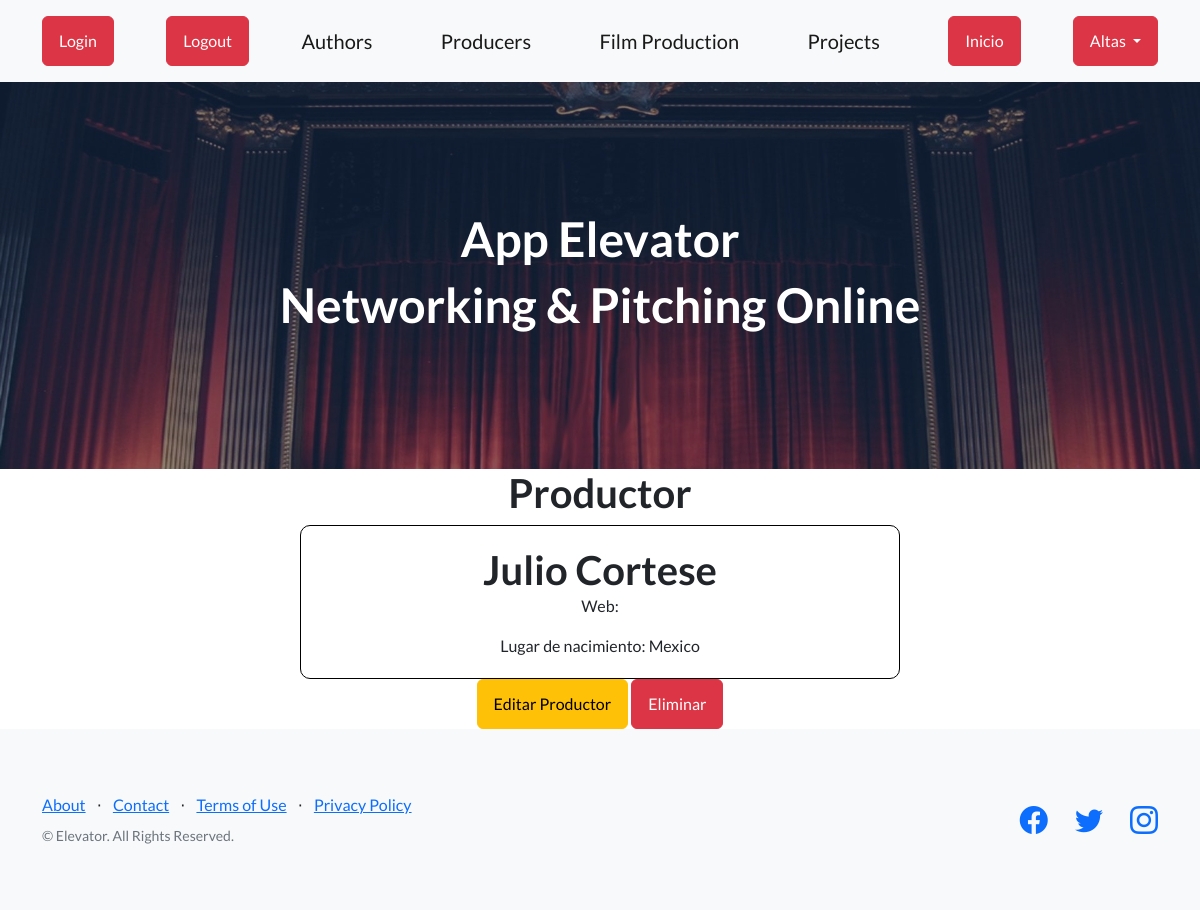
Screenshot of /App-Elevator/productor-detalles/Julio/ with the database file from the repository.
### AppElevator/models.py (models this page shows)
class Productor (models.Model):
    nombre = models.CharField(max_length=30)
    apellido =  models.CharField(max_length=50)
    edad = models.IntegerField(validators=[MinValueValidator(0), MaxValueValidator(100)])
    email = models.EmailField(max_length=254)
    pais = models.CharField(max_length=50)
    def __str__(self):
        return f"{self.nombre} {self.apellido}"

### AppElevator/views.py (the view)
# urls.py: path('productor-detalles/<nombre>/', productor_detalles),
def productor_detalles(request, nombre):
    productor = Productor.objects.filter(nombre=nombre)
    print(productor)
    autorFound = productor.first()
    return render(request, 'productor_detalles.html', {'Productor': autorFound})

### AppElevator/templates/productor_detalles.html
{% extends 'page1.html' %}
{% block contenidoQueCambia %}
<div style="text-align: center;">
    <h1>Productor</h1>
    <div class="card-body" style="width: 50%; margin: 0 auto; border: 1px solid #000; padding: 20px; border-radius: 10px;">
        <h1 class="card-title">{{Productor.nombre}} {{Productor.apellido}}</h1>
        <p class="card-text">Web: {{Productor.pag_web}}</p>
        <p class="card-text">Lugar de nacimiento: {{Productor.pais}}</p>
    </div>
        <div>
             <a class="btn btn-warning" href="{% url 'AppElevator:editarProductor' Productor.nombre %}">Editar Productor</a>
             <a class="btn btn-danger" href="{% url 'AppElevator:eliminarProductor' Productor.nombre %}">Eliminar </a>
        </div>
    </div>
{% endblock contenidoQueCambia %}

### rows the page displays
Productor: nombre "Julio", apellido "Cortese", pais "Mexico"
